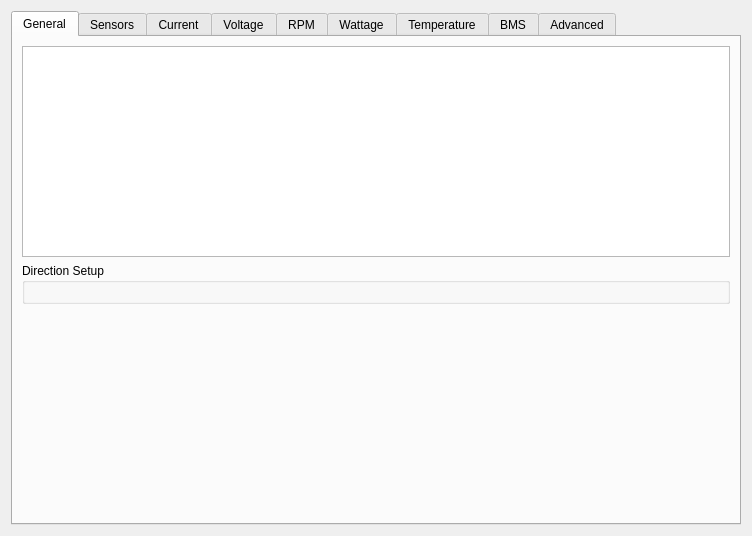
<?xml version="1.0" encoding="UTF-8"?>
<ui version="4.0">
 <class>PageMotor</class>
 <widget class="QWidget" name="PageMotor">
  <property name="geometry">
   <rect>
    <x>0</x>
    <y>0</y>
    <width>752</width>
    <height>536</height>
   </rect>
  </property>
  <property name="windowTitle">
   <string>Form</string>
  </property>
  <layout class="QVBoxLayout" name="verticalLayout">
   <item>
    <widget class="QTabWidget" name="tabWidget">
     <property name="currentIndex">
      <number>0</number>
     </property>
     <widget class="QWidget" name="tab">
      <attribute name="title">
       <string>General</string>
      </attribute>
      <layout class="QVBoxLayout" name="verticalLayout_2">
       <item>
        <widget class="ParamTable" name="motorTab"/>
       </item>
       <item>
        <widget class="QGroupBox" name="dirGroupBox">
         <property name="title">
          <string>Direction Setup</string>
         </property>
         <layout class="QVBoxLayout" name="dirLayout">
          <item>
           <widget class="DirSetup" name="dirSetup" native="true"/>
          </item>
         </layout>
        </widget>
       </item>
       <item>
        <spacer name="generalSpacer">
         <property name="orientation">
          <enum>Qt::Vertical</enum>
         </property>
         <property name="sizeHint" stdset="0">
          <size>
           <width>0</width>
           <height>0</height>
          </size>
         </property>
        </spacer>
       </item>
      </layout>
     </widget>
     <widget class="QWidget" name="tab_9">
      <attribute name="title">
       <string>Sensors</string>
      </attribute>
      <layout class="QVBoxLayout" name="verticalLayout_10">
       <item>
        <widget class="ParamTable" name="sensorsTab"/>
       </item>
      </layout>
     </widget>
     <widget class="QWidget" name="tab_2">
      <attribute name="title">
       <string>Current</string>
      </attribute>
      <layout class="QVBoxLayout" name="verticalLayout_3">
       <item>
        <widget class="ParamTable" name="currentTab"/>
       </item>
      </layout>
     </widget>
     <widget class="QWidget" name="tab_3">
      <attribute name="title">
       <string>Voltage</string>
      </attribute>
      <layout class="QVBoxLayout" name="verticalLayout_4">
       <item>
        <widget class="ParamTable" name="voltageTab"/>
       </item>
       <item>
        <widget class="BatteryCalculator" name="batteryCalc" native="true"/>
       </item>
       <item>
        <spacer name="voltageSpacer">
         <property name="orientation">
          <enum>Qt::Vertical</enum>
         </property>
         <property name="sizeHint" stdset="0">
          <size>
           <width>0</width>
           <height>0</height>
          </size>
         </property>
        </spacer>
       </item>
      </layout>
     </widget>
     <widget class="QWidget" name="tab_6">
      <attribute name="title">
       <string>RPM</string>
      </attribute>
      <layout class="QVBoxLayout" name="verticalLayout_7">
       <item>
        <widget class="ParamTable" name="rpmTab"/>
       </item>
      </layout>
     </widget>
     <widget class="QWidget" name="tab_7">
      <attribute name="title">
       <string>Wattage</string>
      </attribute>
      <layout class="QVBoxLayout" name="verticalLayout_8">
       <item>
        <widget class="ParamTable" name="wattageTab"/>
       </item>
      </layout>
     </widget>
     <widget class="QWidget" name="tab_4">
      <attribute name="title">
       <string>Temperature</string>
      </attribute>
      <layout class="QVBoxLayout" name="verticalLayout_5">
       <item>
        <widget class="ParamTable" name="tempTab"/>
       </item>
      </layout>
     </widget>
     <widget class="QWidget" name="tab_8">
      <attribute name="title">
       <string>BMS</string>
      </attribute>
      <layout class="QVBoxLayout" name="verticalLayout_9">
       <item>
        <widget class="ParamTable" name="bmsTab"/>
       </item>
      </layout>
     </widget>
     <widget class="QWidget" name="tab_5">
      <attribute name="title">
       <string>Advanced</string>
      </attribute>
      <layout class="QVBoxLayout" name="verticalLayout_6">
       <item>
        <widget class="ParamTable" name="advancedTab"/>
       </item>
      </layout>
     </widget>
    </widget>
   </item>
  </layout>
 </widget>
 <customwidgets>
  <customwidget>
   <class>ParamTable</class>
   <extends>QTableWidget</extends>
   <header>widgets/paramtable.h</header>
  </customwidget>
  <customwidget>
   <class>BatteryCalculator</class>
   <extends>QWidget</extends>
   <header>widgets/batterycalculator.h</header>
   <container>1</container>
  </customwidget>
  <customwidget>
   <class>DirSetup</class>
   <extends>QWidget</extends>
   <header>widgets/dirsetup.h</header>
   <container>1</container>
  </customwidget>
 </customwidgets>
 <resources/>
 <connections/>
</ui>
